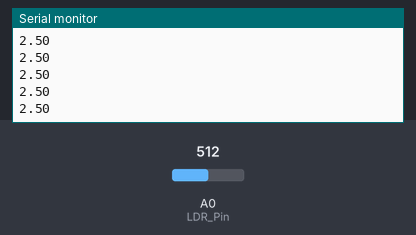
Simulated run of this sketch. Board: Arduino Uno, built with avr-gcc and run on an emulated ATmega328P. Shown: the last lines printed to the serial monitor. Inputs (shaded band) come from the test bench; at power-on: A0 (LDR_Pin) = 512.

Above: at 1.2 s.
1.3 s: A0 (LDR_Pin) set to 716
At 1.68 s:
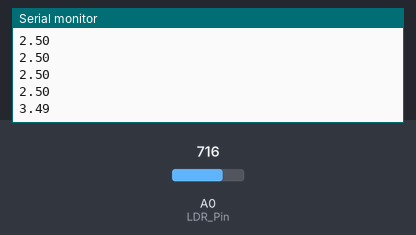
2.8 s: A0 (LDR_Pin) set to 900
At 2.94 s:
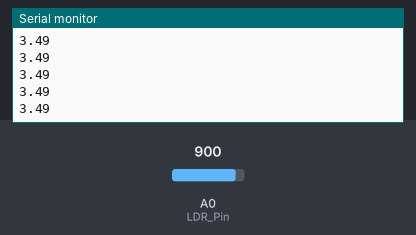
Timing chart, 0 to 5.8 s (numbered marks = the images above; inputs shaded):
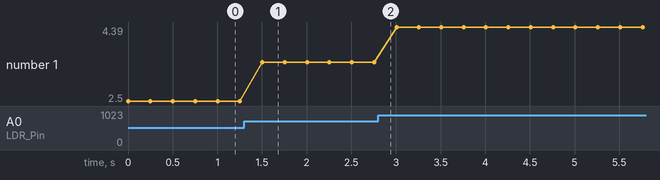

Measured:
- after the input at 1.3 s, the serial monitor: prints a new line after 0.20 s (image 1)
- plotted number 1: 2.5 → 3.49 after the input at 1.3 s, 3.49 → 4.39 after the input at 2.8 s

The sketch:

ADC_Light_Sensor.ino
```cpp
int LDR_Pin = A0;

void setup() {
    Serial.begin (9600);
}

void loop() {
    int adc = analogRead(LDR_Pin);
    //Read Pin A0 = Dout
    float voltage = adc * 0.00488;
    //coonverts reading to Voltage

    Serial.println(voltage);
    delay(250);
    //just share to slow dowsn the output for easier reading
}
```
